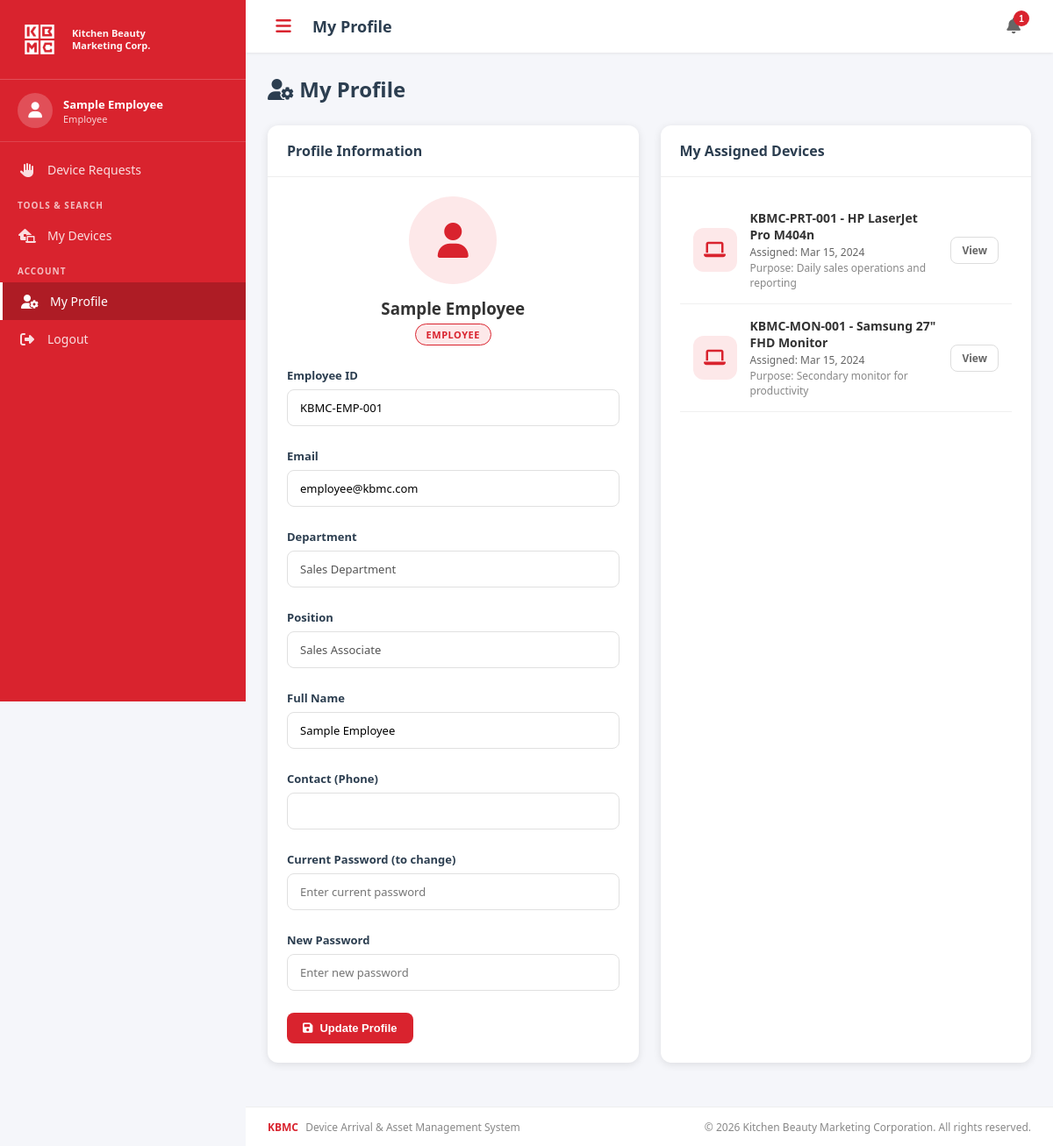
Screenshot of /profile.php (signed in) with the database file from the repository.
### tables this page shows
CREATE TABLE users (
    id INT AUTO_INCREMENT PRIMARY KEY,
    employee_id VARCHAR(50) UNIQUE NOT NULL,
    full_name VARCHAR(100) NOT NULL,
    email VARCHAR(100) UNIQUE NOT NULL,
    password VARCHAR(255) NOT NULL,
    role ENUM('admin', 'it_staff', 'employee') DEFAULT 'employee',
    department VARCHAR(100),
    position VARCHAR(100),
    phone VARCHAR(20),
    profile_image VARCHAR(255),
    status ENUM('active', 'inactive') DEFAULT 'active',
    created_at TIMESTAMP DEFAULT CURRENT_TIMESTAMP,
    updated_at TIMESTAMP DEFAULT CURRENT_TIMESTAMP ON UPDATE CURRENT_TIMESTAMP
);

CREATE TABLE device_assignments (
    id INT AUTO_INCREMENT PRIMARY KEY,
    device_id INT NOT NULL,
    employee_id INT NOT NULL,
    assigned_by INT NOT NULL,
    assigned_date DATE NOT NULL,
    returned_date DATE,
    purpose TEXT,
    accountability_form_signed TINYINT(1) DEFAULT 0,
    form_file VARCHAR(255),
    notes TEXT,
    status ENUM('active', 'returned', 'transferred') DEFAULT 'active',
    created_at TIMESTAMP DEFAULT CURRENT_TIMESTAMP,
    FOREIGN KEY (device_id) REFERENCES devices(id),
    FOREIGN KEY (employee_id) REFERENCES users(id),
    FOREIGN KEY (assigned_by) REFERENCES users(id)
);

CREATE TABLE devices (
    id INT AUTO_INCREMENT PRIMARY KEY,
    asset_tag VARCHAR(100) UNIQUE NOT NULL,
    device_type_id INT NOT NULL,
    brand VARCHAR(100),
    model VARCHAR(100),
    serial_number VARCHAR(100) UNIQUE NOT NULL,
    ip_address VARCHAR(50),
    pc_name VARCHAR(100),
    mac_address VARCHAR(50),
    specifications TEXT,
    purchase_date DATE,
    vendor VARCHAR(100),
    warranty_expiry DATE,
    purchase_price DECIMAL(12,2),
    status ENUM('in_stock', 'deployed', 'under_repair', 'retired', 'disposed', 'pending_inspection', 'rejected') DEFAULT 'pending_inspection',
    condition_notes TEXT,
    location VARCHAR(100),
    image VARCHAR(255),
    created_by INT,
    created_at TIMESTAMP DEFAULT CURRENT_TIMESTAMP,
    updated_at TIMESTAMP DEFAULT CURRENT_TIMESTAMP ON UPDATE CURRENT_TIMESTAMP,
    FOREIGN KEY (device_type_id) REFERENCES device_types(id),
    FOREIGN KEY (created_by) REFERENCES users(id)
);

### includes/functions.php (called while the page is built, shortened)
<?php
require_once __DIR__ . '/config.php';
function hasRole($role) {
    return isset($_SESSION['role']) && $_SESSION['role'] === $role;
}
function getUserInfo($userId) {
    global $pdo;
    $stmt = $pdo->prepare("SELECT * FROM users WHERE id = ?");
    $stmt->execute([$userId]);
    return $stmt->fetch();
}
function getUnreadNotificationCount($userId) {
    global $pdo;
    $stmt = $pdo->prepare("SELECT COUNT(*) FROM notifications WHERE user_id = ? AND is_read = 0");
    $stmt->execute([$userId]);
    return $stmt->fetchColumn();
}
function formatDate($date, $format = 'M d, Y') {
    return date($format, strtotime($date));
}
function sanitize($input) {
    return htmlspecialchars(trim($input), ENT_QUOTES, 'UTF-8');
}

### includes/config.php (called while the page is built, shortened)
<?php
$role_names = [
    'admin'     => 'Administrator',
    'it_staff'  => 'IT Staff',
    'employee'  => 'Employee',
];

### profile.php (the view, shortened to what this page needs)
<?php
$pageTitle = 'My Profile';
require_once 'includes/header.php';
$user = getUserInfo($_SESSION['user_id']);
$stmt = $pdo->prepare("SELECT da.*, d.asset_tag, d.model, d.brand, d.status as device_status FROM device_assignments da JOIN devices d ON da.device_id = d.id WHERE da.employee_id = ? AND da.status = 'active'");
$stmt->execute([$_SESSION['user_id']]);
$myDevices = $stmt->fetchAll();
?>
<div class="page-header">
    <h1><i class="fas fa-user-cog"></i> My Profile</h1>
</div>
<div class="grid-2">
    <div class="card">
        <div class="card-header"><h3>Profile Information</h3></div>
        <div class="card-body">
            <div style="text-align: center; margin-bottom: 25px;">
                <div style="width: 100px; height: 100px; background: var(--kbmc-red-light); color: var(--kbmc-red); border-radius: 50%; display: flex; align-items: center; justify-content: center; font-size: 40px; margin: 0 auto 15px;">
                    <i class="fas fa-user"></i>
                </div>
                <h3 style="margin-bottom: 5px;"><?php echo sanitize($user['full_name']); ?></h3>
                <span class="status-badge" style="background: var(--kbmc-red-light); color: var(--kbmc-red); border: 1px solid var(--kbmc-red);"><?php echo $role_names[$user['role']] ?? $user['role']; ?></span>
            </div>
            <form method="POST">
                <div class="form-grid">
                    <div class="form-group">
                        <label>Employee ID</label>
                        <input type="text" name="employee_id" class="form-control" value="<?php echo sanitize($user['employee_id'] ?: ''); ?>">
                    </div>
                    <div class="form-group">
                        <label>Email</label>
                        <input type="email" name="email" class="form-control" value="<?php echo sanitize($user['email']); ?>">
                    </div>
                    <div class="form-group">
                        <label>Department</label>
                        <input type="text" class="form-control" value="<?php echo sanitize($user['department']); ?>" disabled>
                    </div>
                    <div class="form-group">
                        <label>Position</label>
                        <input type="text" class="form-control" value="<?php echo sanitize($user['position']); ?>" disabled>
                    </div>
                    <div class="form-group">
                        <label>Full Name</label>
                        <input type="text" name="full_name" class="form-control" value="<?php echo sanitize($user['full_name']); ?>">
                    </div>
                    <div class="form-group">
                        <label>Contact (Phone)</label>
                        <input type="text" name="phone" class="form-control" value="<?php echo sanitize($user['phone'] ?? ''); ?>">
                    </div>
                    <div class="form-group">
                        <label>Current Password (to change)</label>
                        <input type="password" name="current_password" class="form-control" placeholder="Enter current password">
                    </div>
                    <div class="form-group">
                        <label>New Password</label>
                        <input type="password" name="new_password" class="form-control" placeholder="Enter new password">
                    </div>
                </div>
                <div style="margin-top: 20px;">
                    <button type="submit" class="btn btn-primary"><i class="fas fa-save"></i> Update Profile</button>
                </div>
            </form>
        </div>
    </div>
    <div class="card">
        <div class="card-header"><h3>My Assigned Devices</h3></div>
        <div class="card-body">
            <?php if (empty($myDevices)): ?>
            <div class="empty-state"><i class="fas fa-laptop" style="font-size: 40px; color: #ddd;"></i><h4>No devices assigned</h4></div>
            <?php else: ?>
            <?php foreach ($myDevices as $md): ?>
            <div style="display: flex; align-items: center; gap: 15px; padding: 15px; border-bottom: 1px solid #f0f0f0;">
                <div style="width: 50px; height: 50px; background: var(--kbmc-red-light); color: var(--kbmc-red); border-radius: 12px; display: flex; align-items: center; justify-content: center; font-size: 20px;">
                    <i class="fas fa-laptop"></i>
                </div>
                <div style="flex: 1;">
                    <div style="font-weight: 600; font-size: 14px;"><?php echo sanitize($md['asset_tag']); ?> - <?php echo sanitize($md['brand'] . ' ' . $md['model']); ?></div>
                    <div style="font-size: 12px; color: #666; margin-top: 2px;">Assigned: <?php echo formatDate($md['assigned_date']); ?></div>
                    <div style="font-size: 12px; color: #888; margin-top: 1px;">Purpose: <?php echo sanitize($md['purpose']); ?></div>
                </div>
                <a href="view_device.php?id=<?php echo $md['device_id']; ?>" class="btn btn-sm btn-outline">View</a>
            </div>
            <?php endforeach; ?>
            <?php endif; ?>
        </div>
    </div>
</div>
<?php require_once 'includes/footer.php'; ?>

### includes/header.php (shortened to what this page needs)
<?php
require_once __DIR__ . '/functions.php';
$user = getUserInfo($_SESSION['user_id']);
$unreadCount = getUnreadNotificationCount($_SESSION['user_id']);
$pageTitle = $pageTitle ?? 'KBMC Asset Management';
?>
<!DOCTYPE html>
<html lang="en">
<head>
    <link href="https://cdnjs.cloudflare.com/ajax/libs/font-awesome/6.5.1/css/all.min.css" rel="stylesheet">
    <link href="assets/css/style.css" rel="stylesheet">
</head>
<body>
    <aside class="sidebar" id="sidebar">
        <div class="sidebar-header">
            <div class="logo-container">
                <img src="assets/images/logo.png" alt="KBMC Logo" class="sidebar-logo-img">
            </div>
            <div class="company-name">
                Kitchen Beauty<br>Marketing Corp.
            </div>
        </div>
        <div class="sidebar-user">
            <div class="user-avatar">
                <i class="fas fa-user"></i>
            </div>
            <div class="user-info">
                <div class="user-name"><?php echo sanitize($user['full_name']); ?></div>
                <div class="user-role"><?php echo $role_names[$user['role']] ?? 'User'; ?></div>
            </div>
        </div>
        <nav class="sidebar-nav">
            <?php if (!hasRole('admin')): ?>
            <a href="requests.php" class="nav-item <?php echo basename($_SERVER['PHP_SELF']) == 'requests.php' ? 'active' : ''; ?>">
                <i class="fas fa-hand-paper"></i>
                <span>Device Requests</span>
            </a>
            <?php endif; ?>
            <div class="nav-section">Tools & Search</div>
            <a href="user_asset_dashboard.php" class="nav-item <?php echo basename($_SERVER['PHP_SELF']) == 'user_asset_dashboard.php' ? 'active' : ''; ?>">
                <i class="fas fa-laptop-house"></i>
                <span>My Devices</span>
            </a>
            <div class="nav-section">Account</div>
            <a href="profile.php" class="nav-item <?php echo basename($_SERVER['PHP_SELF']) == 'profile.php' ? 'active' : ''; ?>">
                <i class="fas fa-user-cog"></i>
                <span>My Profile</span>
            </a>
            <a href="logout.php" class="nav-item">
                <i class="fas fa-sign-out-alt"></i>
                <span>Logout</span>
            </a>
        </nav>
    </aside>
    <div class="main-wrapper">
        <header class="top-header">
            <button class="menu-toggle" id="menuToggle">
                <i class="fas fa-bars"></i>
            </button>
            <div class="header-title"><?php echo sanitize($pageTitle); ?></div>
            <div class="header-actions">
                <div class="notification-dropdown">
                    <button class="notif-btn" id="notifToggle">
                        <i class="fas fa-bell"></i>
                        <?php if ($unreadCount > 0): ?>
                        <span class="notif-badge"><?php echo $unreadCount; ?></span>
                        <?php endif; ?>
                    </button>
                </div>
            </div>
        </header>
        <main class="main-content">

### rows the page displays
users: full_name "Sample Employee", role "Employee", role "EMPLOYEE", employee_id "KBMC-EMP-001", email "employee@kbmc.com", department "Sales Department", position "Sales Associate"
device_assignments: device.asset_tag "KBMC-PRT-001", device.model "HP LaserJet Pro M404n", assigned_date "Mar 15, 2024", purpose "Daily sales operations and reporting"
device_assignments: device.asset_tag "KBMC-MON-001", device.model "Samsung 27\" FHD Monitor", assigned_date "Mar 15, 2024", purpose "Secondary monitor for productivity"

### other values shown
$pageTitle "My Profile"
$unreadCount "1"
